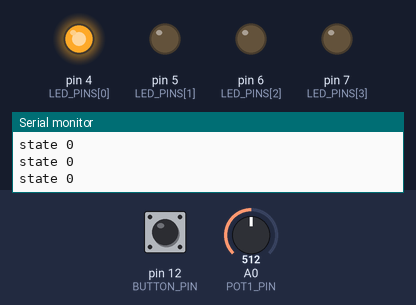
The sketch below on a simulated Arduino Uno, built with avr-gcc and run on an emulated ATmega328P. Parts: output pins drawn as LEDs (lit = HIGH), the last lines printed to the serial monitor. Inputs (shaded band) come from the test bench; at power-on: pin 12 (BUTTON_PIN) HIGH, A0 (POT1_PIN) = 512.

Above: at 2.2 s.
2.3 s: pin 12 (BUTTON_PIN) pulled LOW for 0.15 s
At 3.6 s:
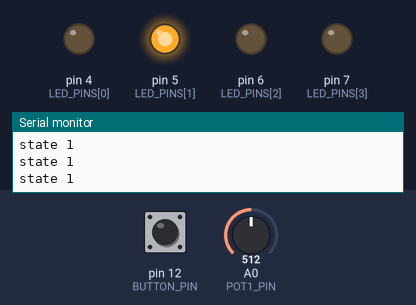
3.9 s: pin 12 (BUTTON_PIN) pulled LOW for 1 s
At 5.0 s:
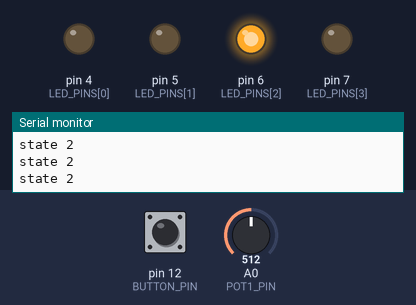
6.4 s: pin 12 (BUTTON_PIN) pulled LOW for 0.15 s
At 7.4 s:
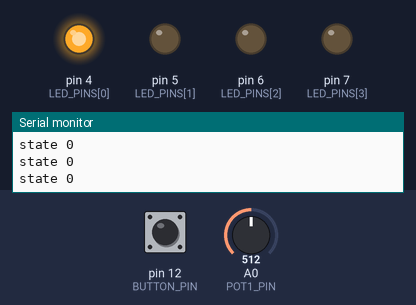
8.0 s: pin 12 (BUTTON_PIN) pulled LOW for 3.2 s
At 8.6 s:
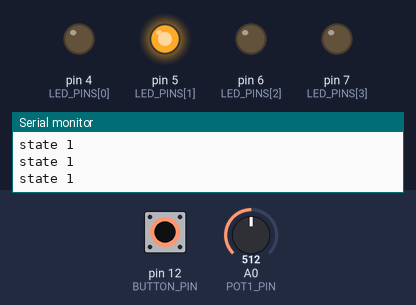
12.7 s: pin 12 (BUTTON_PIN) pulled LOW for 0.15 s
At 14.1 s:
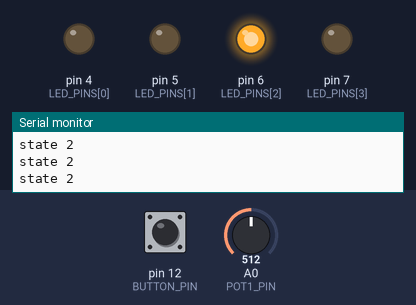
Timing chart, 0 to 15.3 s (numbered marks = the images above; inputs shaded):
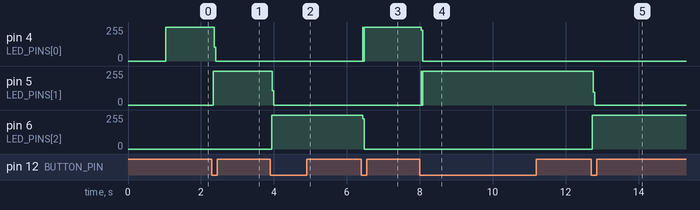

Measured:
- after the input at 2.3 s, pin 4 (LED_PINS[0]): 253/255 → 0/255 after 0.06 s; pin 5 (LED_PINS[1]): 0/255 → 255/255 at once
- after the input at 3.9 s, pin 5 (LED_PINS[1]): 255/255 → 0/255 after 0.06 s; pin 6 (LED_PINS[2]): 0/255 → 255/255 at once
- after the input at 6.4 s, pin 4 (LED_PINS[0]): 0/255 → 254/255 at once; pin 6 (LED_PINS[2]): 255/255 → 0/255 at once
- after the input at 8.0 s, pin 4 (LED_PINS[0]): 254/255 → 0/255 at once; pin 5 (LED_PINS[1]): 0/255 → 254/255 at once
- after the input at 12.7 s, pin 5 (LED_PINS[1]): 254/255 → 0/255 after 0.06 s; pin 6 (LED_PINS[2]): 0/255 → 255/255 at once

The sketch:

state_machine_test.ino
```cpp
//#include <LiquidCrystal_I2C.h>
#include <Bounce2.h>

const int POT1_PIN = A0;
const int BUTTON_PIN = 12;
const int LED_PINS[] = {
  4, 5, 6, 7
};

unsigned int state = 0;
double setpoint = 0;
int power = 0;

//Setup LCD screen on I2C
//LiquidCrystal_I2C lcd(0x27,20,4); // set the LCD address to 0x27 for a 16 chars and 2 line display

// Instantiate a Bounce object
Bounce debouncer = Bounce();


void setup() {
  /*
  lcd.init();
  lcd.backlight();
  lcd.clear();

  lcd.setCursor(8, 1);
  lcd.print("state:");
  */
  pinMode(BUTTON_PIN, INPUT_PULLUP);
  pinMode(POT1_PIN, INPUT);
  pinMode(4, OUTPUT);
  pinMode(5, OUTPUT);
  pinMode(6, OUTPUT);
  pinMode(7, OUTPUT);

  Serial.begin(9600);

  debouncer.attach(BUTTON_PIN);
  debouncer.interval(5);

  delay(1000);

}//end setup

void loop() {

  switch (state) {

    case 0: //start state
      Serial.println("state 0");
      setStateLeds(state);
      //lcd.setCursor(0, 1);
      //lcd.print("        ");

      if( debouncer.fell() ) {state++; }
      break;

    case 1: //reg state
      Serial.println("state 1");
      setStateLeds(state);
      setpoint = map(analogRead(POT1_PIN), 0, 1023, 95, 0);
      /*
      lcd.setCursor(0, 1);
      lcd.print("SP:");
      lcd.setCursor(4, 1);
      lcd.print(setpoint, 1);
      */

      //Button press = next state
       if( debouncer.fell() ) {state++; }
      break;

    case 2: //power state
      Serial.println("state 2");
      setStateLeds(state);
      power = map(analogRead(POT1_PIN), 0, 1023, 100, 0);
      /*
      lcd.setCursor(0, 1);
      lcd.print("PW:");
      lcd.setCursor(4, 1);
      lcd.print(power);
      */
      //Button press = next state
       if( debouncer.fell() ) {state = 0; }
      break;
  }
  //updateLCD();
  debouncer.update();
}//end main loop


void updateLCD() {
  //lcd.setCursor(15, 1);
  //lcd.print(state);
}

void setStateLeds(int state) {
  for(int i = 0 ; i < (sizeof(LED_PINS)-1) ; i++) {
    digitalWrite(LED_PINS[i], LOW);
  }
  digitalWrite(LED_PINS[state], HIGH);


}
```
